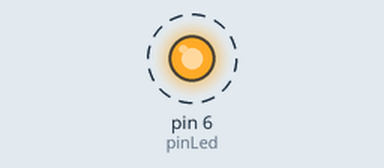
Recording of a sketch running on a simulated Arduino Uno, built with avr-gcc and run on an emulated ATmega328P. Parts: output pins drawn as LEDs (lit = HIGH). Dashed ring = blinking.

Above: at 0.1 s.
Timing chart, 0 to 3.0 s (numbered marks = the images above):
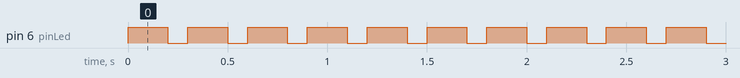

Measured:
- by itself, pin 6 (pinLed): alternates HIGH for 0.20 s and LOW for 0.10 s

The sketch:

percobaan7.ino
```cpp
int pinLed=6;
void setup() {
  pinMode(pinLed, OUTPUT) ;
}
void loop() {
  digitalWrite(pinLed, 255);
  delay(100);
  digitalWrite(pinLed, 128);
  delay(100);
  digitalWrite(pinLed, 0);
  delay(100);
}
```
